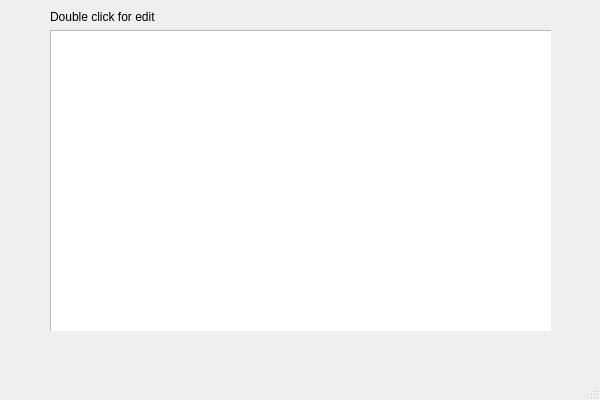
<?xml version="1.0" encoding="UTF-8"?>
<ui version="4.0">
 <class>show_protein_window</class>
 <widget class="QMainWindow" name="show_protein_window">
  <property name="geometry">
   <rect>
    <x>0</x>
    <y>0</y>
    <width>600</width>
    <height>400</height>
   </rect>
  </property>
  <property name="minimumSize">
   <size>
    <width>600</width>
    <height>400</height>
   </size>
  </property>
  <property name="maximumSize">
   <size>
    <width>600</width>
    <height>400</height>
   </size>
  </property>
  <property name="windowTitle">
   <string>MainWindow</string>
  </property>
  <widget class="QWidget" name="centralwidget">
   <widget class="QWidget" name="verticalLayoutWidget">
    <property name="geometry">
     <rect>
      <x>50</x>
      <y>10</y>
      <width>501</width>
      <height>321</height>
     </rect>
    </property>
    <layout class="QVBoxLayout" name="verticalLayout">
     <item>
      <widget class="QLabel" name="label">
       <property name="text">
        <string>Double click for edit</string>
       </property>
      </widget>
     </item>
     <item>
      <spacer name="verticalSpacer">
       <property name="orientation">
        <enum>Qt::Vertical</enum>
       </property>
       <property name="sizeHint" stdset="0">
        <size>
         <width>20</width>
         <height>40</height>
        </size>
       </property>
      </spacer>
     </item>
     <item>
      <widget class="QListWidget" name="listWidget">
       <property name="minimumSize">
        <size>
         <width>800</width>
         <height>600</height>
        </size>
       </property>
       <property name="maximumSize">
        <size>
         <width>800</width>
         <height>600</height>
        </size>
       </property>
      </widget>
     </item>
    </layout>
   </widget>
  </widget>
  <widget class="QMenuBar" name="menubar">
   <property name="geometry">
    <rect>
     <x>0</x>
     <y>0</y>
     <width>600</width>
     <height>25</height>
    </rect>
   </property>
  </widget>
  <widget class="QStatusBar" name="statusbar"/>
 </widget>
 <resources/>
 <connections/>
</ui>
